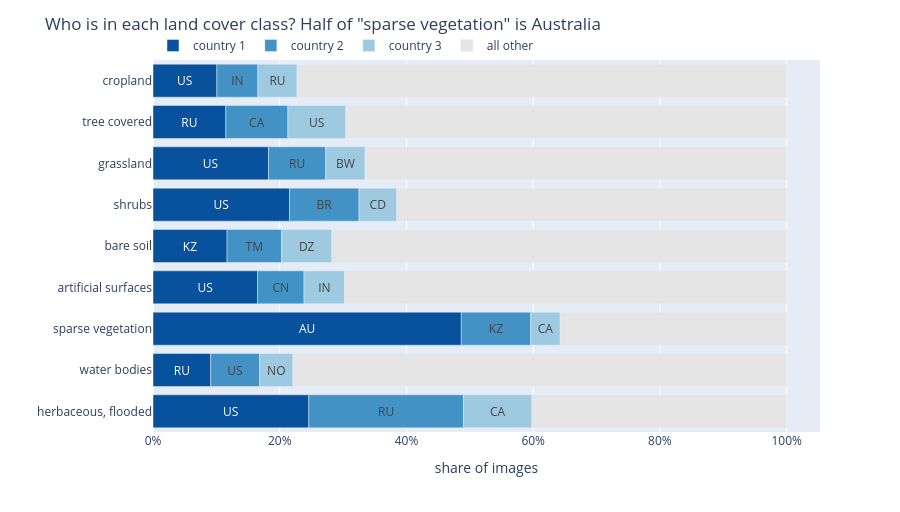
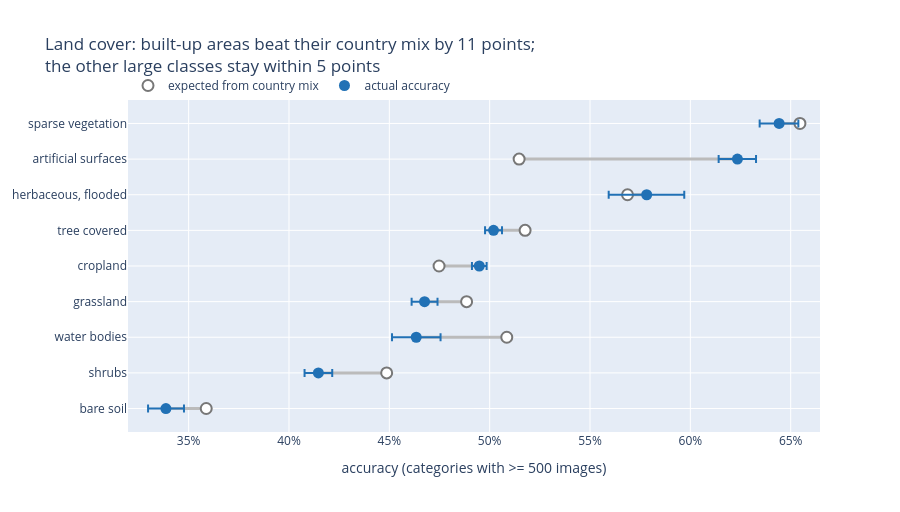

The code cell stored with these charts, in order, in its notebook:
### Markdown cell above
### Q4.1 Land cover
- First: who is in each class? Then: actual vs. expected accuracy

### Code cell
lc = q4.effect_table(env, "land_cover_name").drop(index="no data")
display(q4.show_effects(lc))
q4.plot_country_mix(env[env.land_cover_name != "no data"], "land_cover_name",
                    "Who is in each land cover class? Half of \"sparse vegetation\" is Australia").show()
q4.plot_expected(lc, "Land cover: built-up areas beat their country mix by 11 points;<br>the other large classes stay within 5 points").show()

### Figure 1 — Plotly figure (JSON) as saved in the notebook; plotly's stock layout.template omitted (floating-point values rounded to 4 significant figures)
{"data": [{"customdata": [["country 1"], ["country 1"], ["country 1"], ["country 1"], ["country 1"], ["country 1"], ["country 1"], ["country 1"], ["country 1"]], "hovertemplate": "share=%{x:.0%}<br>land_cover_name=%{y}<br>country=%{text}<extra></extra>", "insidetextanchor": "middle", "legendgroup": "country 1", "marker": {"color": "#08519c", "pattern": {"shape": ""}}, "name": "country 1", "orientation": "h", "showlegend": true, "text": ["US", "RU", "US", "US", "KZ", "US", "AU", "RU", "US"], "textposition": "inside", "type": "bar", "x": [0.1009, 0.1149, 0.1822, 0.2155, 0.1169, 0.165, 0.4865, 0.09109, 0.2459], "xaxis": "x", "y": ["cropland", "tree covered", "grassland", "shrubs", "bare soil", "artificial surfaces", "sparse vegetation", "water bodies", "herbaceous, flooded"], "yaxis": "y"}, {"customdata": [["country 2"], ["country 2"], ["country 2"], ["country 2"], ["country 2"], ["country 2"], ["country 2"], ["country 2"], ["country 2"]], "hovertemplate": "share=%{x:.0%}<br>land_cover_name=%{y}<br>country=%{text}<extra></extra>", "insidetextanchor": "middle", "legendgroup": "country 2", "marker": {"color": "#4292c6", "pattern": {"shape": ""}}, "name": "country 2", "orientation": "h", "showlegend": true, "text": ["IN", "CA", "RU", "BR", "TM", "CN", "KZ", "US", "RU"], "textposition": "inside", "type": "bar", "x": [0.06466, 0.09797, 0.09031, 0.1097, 0.08609, 0.07333, 0.1096, 0.07716, 0.244], "xaxis": "x", "y": ["cropland", "tree covered", "grassland", "shrubs", "bare soil", "artificial surfaces", "sparse vegetation", "water bodies", "herbaceous, flooded"], "yaxis": "y"}, {"customdata": [["country 3"], ["country 3"], ["country 3"], ["country 3"], ["country 3"], ["country 3"], ["country 3"], ["country 3"], ["country 3"]], "hovertemplate": "share=%{x:.0%}<br>land_cover_name=%{y}<br>country=%{text}<extra></extra>", "insidetextanchor": "middle", "legendgroup": "country 3", "marker": {"color": "#9ecae1", "pattern": {"shape": ""}}, "name": "country 3", "orientation": "h", "showlegend": true, "text": ["RU", "US", "BW", "CD", "DZ", "IN", "CA", "NO", "CA"], "textposition": "inside", "type": "bar", "x": [0.06182, 0.09135, 0.06228, 0.05953, 0.07929, 0.06409, 0.04648, 0.05266, 0.108], "xaxis": "x", "y": ["cropland", "tree covered", "grassland", "shrubs", "bare soil", "artificial surfaces", "sparse vegetation", "water bodies", "herbaceous, flooded"], "yaxis": "y"}, {"customdata": [["all other"], ["all other"], ["all other"], ["all other"], ["all other"], ["all other"], ["all other"], ["all other"], ["all other"]], "hovertemplate": "share=%{x:.0%}<br>land_cover_name=%{y}<br>country=%{text}<extra></extra>", "insidetextanchor": "middle", "legendgroup": "all other", "marker": {"color": "#e5e5e5", "pattern": {"shape": ""}}, "name": "all other", "orientation": "h", "showlegend": true, "text": ["", "", "", "", "", "", "", "", ""], "textposition": "inside", "type": "bar", "x": [0.7727, 0.6957, 0.6652, 0.6153, 0.7177, 0.6976, 0.3573, 0.7791, 0.402], "xaxis": "x", "y": ["cropland", "tree covered", "grassland", "shrubs", "bare soil", "artificial surfaces", "sparse vegetation", "water bodies", "herbaceous, flooded"], "yaxis": "y"}], "layout": {"barmode": "relative", "height": 512, "legend": {"orientation": "h", "title": {"text": ""}, "tracegroupgap": 0, "x": 0, "xanchor": "left", "y": 1, "yanchor": "bottom"}, "margin": {"t": 60}, "title": {"text": "Who is in each land cover class? Half of \"sparse vegetation\" is Australia"}, "width": 900, "xaxis": {"anchor": "y", "domain": [0, 1], "tickformat": ".0%", "title": {"text": "share of images"}}, "yaxis": {"anchor": "x", "categoryarray": ["herbaceous, flooded", "water bodies", "sparse vegetation", "artificial surfaces", "bare soil", "shrubs", "grassland", "tree covered", "cropland"], "categoryorder": "array", "domain": [0, 1], "title": {"text": ""}}}}

### Figure 2 — Plotly figure (JSON) as saved in the notebook; plotly's stock layout.template omitted (floating-point values rounded to 4 significant figures)
{"data": [{"hoverinfo": "skip", "line": {"color": "#bbb", "width": 3}, "mode": "lines", "showlegend": false, "type": "scatter", "x": [0.3588, 0.3387, null, 0.4487, 0.4146, null, 0.5085, 0.4634, null, 0.4885, 0.4676, null, 0.4748, 0.4948, null, 0.5177, 0.5019, null, 0.5687, 0.5782, null, 0.5147, 0.6235, null, 0.6546, 0.6442, null], "y": ["bare soil", "bare soil", null, "shrubs", "shrubs", null, "water bodies", "water bodies", null, "grassland", "grassland", null, "cropland", "cropland", null, "tree covered", "tree covered", null, "herbaceous, flooded", "herbaceous, flooded", null, "artificial surfaces", "artificial surfaces", null, "sparse vegetation", "sparse vegetation", null]}, {"customdata": [[0.3387, 0.3588, 10745, 81, "KZ", 0.1169], [0.4146, 0.4487, 19622, 110, "US", 0.2155], [0.4634, 0.5085, 6532, 148, "RU", 0.09109], [0.4676, 0.4885, 22977, 152, "US", 0.1822], [0.4948, 0.4748, 71833, 169, "US", 0.1009], [0.5019, 0.5177, 53791, 161, "RU", 0.1149], [0.5782, 0.5687, 2639, 52, "US", 0.2459], [0.6235, 0.5147, 10392, 136, "US", 0.165], [0.6442, 0.6546, 9467, 65, "AU", 0.4865]], "hovertemplate": "%{y}<br>actual %{customdata[0]:.1%} | expected %{customdata[1]:.1%}<br>images %{customdata[2]:,} | countries %{customdata[3]}<br>biggest country %{customdata[4]} (%{customdata[5]:.0%})<extra></extra>", "marker": {"color": "white", "line": {"color": "#777", "width": 2}, "size": 11}, "mode": "markers", "name": "expected from country mix", "type": "scatter", "x": [0.3588, 0.4487, 0.5085, 0.4885, 0.4748, 0.5177, 0.5687, 0.5147, 0.6546], "y": ["bare soil", "shrubs", "water bodies", "grassland", "cropland", "tree covered", "herbaceous, flooded", "artificial surfaces", "sparse vegetation"]}, {"customdata": [[0.3387, 0.3588, 10745, 81, "KZ", 0.1169], [0.4146, 0.4487, 19622, 110, "US", 0.2155], [0.4634, 0.5085, 6532, 148, "RU", 0.09109], [0.4676, 0.4885, 22977, 152, "US", 0.1822], [0.4948, 0.4748, 71833, 169, "US", 0.1009], [0.5019, 0.5177, 53791, 161, "RU", 0.1149], [0.5782, 0.5687, 2639, 52, "US", 0.2459], [0.6235, 0.5147, 10392, 136, "US", 0.165], [0.6442, 0.6546, 9467, 65, "AU", 0.4865]], "error_x": {"array": [0.009005, 0.006909, 0.01211, 0.006456, 0.003656, 0.004225, 0.01871, 0.009268, 0.009584], "arrayminus": [0.008889, 0.006876, 0.01207, 0.006446, 0.003656, 0.004225, 0.01894, 0.00936, 0.009701], "color": "#2171b5", "symmetric": false, "type": "data"}, "hovertemplate": "%{y}<br>actual %{customdata[0]:.1%} | expected %{customdata[1]:.1%}<br>images %{customdata[2]:,} | countries %{customdata[3]}<br>biggest country %{customdata[4]} (%{customdata[5]:.0%})<extra></extra>", "marker": {"color": "#2171b5", "size": 11}, "mode": "markers", "name": "actual accuracy", "type": "scatter", "x": [0.3387, 0.4146, 0.4634, 0.4676, 0.4948, 0.5019, 0.5782, 0.6235, 0.6442], "y": ["bare soil", "shrubs", "water bodies", "grassland", "cropland", "tree covered", "herbaceous, flooded", "artificial surfaces", "sparse vegetation"]}], "layout": {"height": 512, "legend": {"orientation": "h", "x": 0, "xanchor": "left", "y": 1, "yanchor": "bottom"}, "title": {"text": "Land cover: built-up areas beat their country mix by 11 points;<br>the other large classes stay within 5 points"}, "width": 900, "xaxis": {"range": [0.3198, 0.6646], "tickformat": ".0%", "title": {"text": "accuracy (categories with >= 500 images)"}}}}
